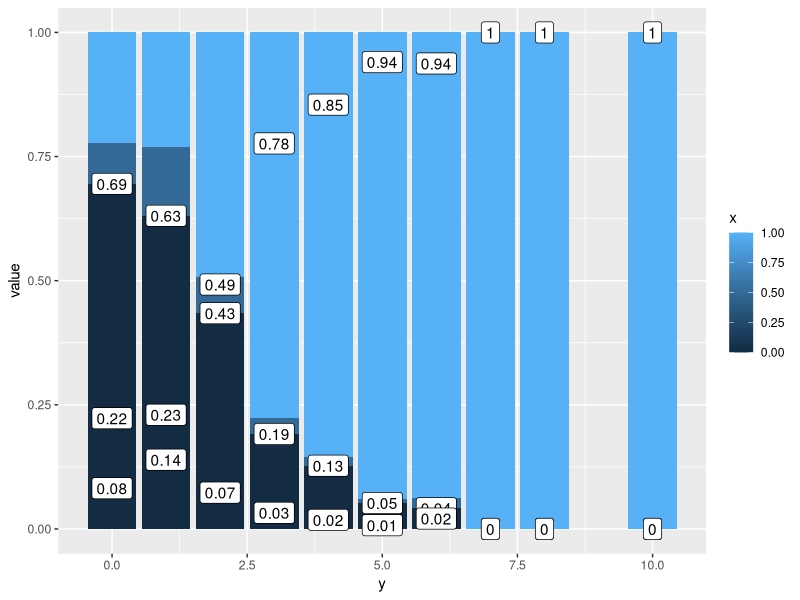
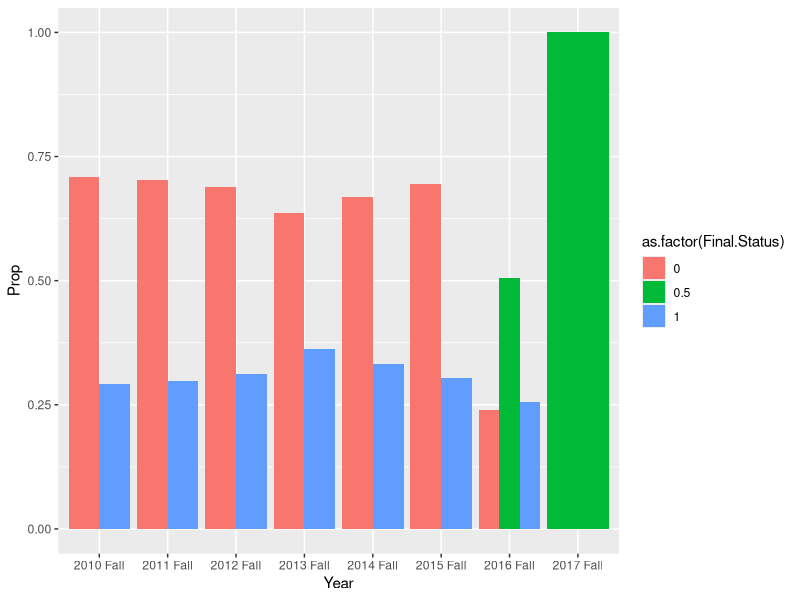

Here is the R script that generated these plots, in order: (Note: this script raises an error after producing the figures.)
setwd("/Users/kwalker/git_projects/yield")
data <- read.csv("min_factors.csv", stringsAsFactors=FALSE)
library(reshape2)
library(ggplot2)

get_prop <- function(x, y){
    t <- prop.table(table(x, y), 2)
    t <- melt(t)
    ggplot(t, aes(y, value)) + geom_bar(stat="identity", aes(fill=x)) + geom_label(aes(label=round(value,2)))
}
get_prop(data$Final.Status, data$Number.Campus.Visits)

a <- aggregate(Gender.Indicator ~ Year + Final.Status, data, sum)
a$Prop <- 0
for(r in seq_along(a[,1])){
    tote <- sum(a[a[,1]==a[r,1],3])
    a[r,4] <- a[r,3]/tote
}

ggplot(a, aes(Year, Prop)) + geom_bar(stat="identity", position="dodge", aes(fill=as.factor(Final.Status)))


ivs <- data[data$Year=="2015 Fall" | data$Year=="2014 Fall" , c(3,4,7,11:14,19:31,33:40)]
ivs <- ivs[complete.cases(ivs),]
fit <- lm(Final.Status ~ ., ivs)
summary(fit)
step2 <- step(fit)
summary(step2)

exp(cbind(Odds.Ratio = coef(stepm), confint(stepm)))

exp(cbind(Odds.Ratio = coef(fit), confint(fit)))
cbind(Odds.Ratio = coef(fit), confint(fit))





